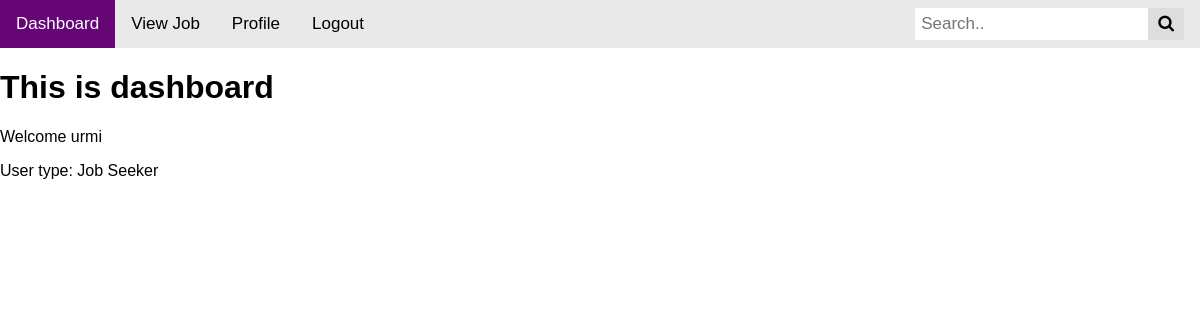
Page /dashboard/ (signed in) on the earlier database version.
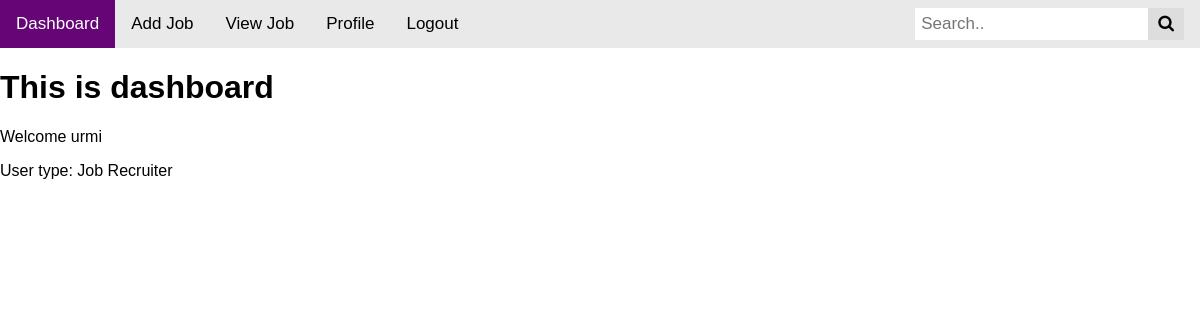
Same page on the later database version.
### jobApp/models.py (models this page shows, shortened)
class CustomUserModel(AbstractUser):
    USER_TYPE={
        ('seeker','Job Seeker'),
        ('recruiter','Job Recruiter'),
    }
    user_type=models.CharField(choices=USER_TYPE,max_length=100,null=True)
    city=models.CharField(max_length=100,null=True)
    GENDER={
        ('male','Male'),
        ('female','Female'),
        ('others','Others'),
    }
    gender=models.CharField(choices=GENDER,max_length=100,null=True)
    profile_picture=models.ImageField(upload_to='media/profile_picture',null=True)
    father_name=models.CharField(max_length=100,null=True)
    mother_name=models.CharField(max_length=100,null=True)
    hobby=models.CharField(max_length=100,null=True)

### jobproject/views.py (the view)
# urls.py: path('dashboard/',dashboard,name='dashboard'),
@login_required
def dashboard(request):
    return render(request,'common/dashboard.html')

### templates/common/dashboard.html
{% extends 'common/base.html' %}
{% block content %}
<h1>This is dashboard</h1>
<p>Welcome {{user.username}}</p>
<p>User type: {{user.get_user_type_display}}</p>
{% endblock content %}

Differences in the rows shown:
changed CustomUserModel "urmi": user_type "Job Seeker" → "Job Recruiter"
Other differences:
text now shown: "Add Job"
